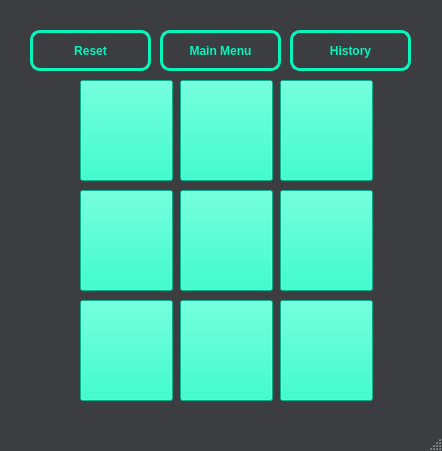
<?xml version="1.0" encoding="UTF-8"?>
<ui version="4.0">
 <class>Tic_Tac_Toe_rand</class>
 <widget class="QMainWindow" name="Tic_Tac_Toe_rand">
  <property name="geometry">
   <rect>
    <x>0</x>
    <y>0</y>
    <width>442</width>
    <height>451</height>
   </rect>
  </property>
  <property name="windowTitle">
   <string>MainWindow</string>
  </property>
  <property name="styleSheet">
   <string notr="true">QMainWindow
{
background-color:rgb(59,61,64 );
}</string>
  </property>
  <widget class="QWidget" name="centralwidget">
   <widget class="QPushButton" name="pushButton_mainmenu">
    <property name="geometry">
     <rect>
      <x>160</x>
      <y>30</y>
      <width>121</width>
      <height>41</height>
     </rect>
    </property>
    <property name="font">
     <font>
      <pointsize>9</pointsize>
      <bold>true</bold>
     </font>
    </property>
    <property name="styleSheet">
     <string notr="true">QPushButton
{
color: rgb(7, 245, 189);
border:3px solid  rgb(7, 245, 189);
border-radius:10px;
}
QPushButton::Hover
{
color: rgb(59, 61, 64);
background-color:  rgb(7, 245, 189);
}</string>
    </property>
    <property name="text">
     <string>Main Menu</string>
    </property>
   </widget>
   <widget class="QPushButton" name="pushButton">
    <property name="geometry">
     <rect>
      <x>80</x>
      <y>80</y>
      <width>93</width>
      <height>101</height>
     </rect>
    </property>
    <property name="font">
     <font>
      <family>Times New Roman</family>
      <pointsize>10</pointsize>
      <bold>true</bold>
     </font>
    </property>
    <property name="styleSheet">
     <string notr="true">QPushButton
{
background-color:rgb(7 ,245, 189);
}</string>
    </property>
    <property name="text">
     <string/>
    </property>
   </widget>
   <widget class="QPushButton" name="pushButton_4">
    <property name="geometry">
     <rect>
      <x>80</x>
      <y>190</y>
      <width>93</width>
      <height>101</height>
     </rect>
    </property>
    <property name="font">
     <font>
      <family>Times New Roman</family>
      <pointsize>10</pointsize>
      <bold>true</bold>
     </font>
    </property>
    <property name="styleSheet">
     <string notr="true">QPushButton
{
background-color:rgb(7 ,245, 189);
}</string>
    </property>
    <property name="text">
     <string/>
    </property>
   </widget>
   <widget class="QPushButton" name="pushButton_reset">
    <property name="geometry">
     <rect>
      <x>30</x>
      <y>30</y>
      <width>121</width>
      <height>41</height>
     </rect>
    </property>
    <property name="font">
     <font>
      <pointsize>9</pointsize>
      <bold>true</bold>
     </font>
    </property>
    <property name="styleSheet">
     <string notr="true">QPushButton
{
color: rgb(7, 245, 189);
border:3px solid  rgb(7, 245, 189);
border-radius:10px;
}
QPushButton::Hover
{
color: rgb(59, 61, 64);
background-color:  rgb(7, 245, 189);
}</string>
    </property>
    <property name="text">
     <string>Reset</string>
    </property>
   </widget>
   <widget class="QPushButton" name="pushButton_2">
    <property name="geometry">
     <rect>
      <x>180</x>
      <y>80</y>
      <width>93</width>
      <height>101</height>
     </rect>
    </property>
    <property name="font">
     <font>
      <family>Times New Roman</family>
      <pointsize>10</pointsize>
      <bold>true</bold>
     </font>
    </property>
    <property name="styleSheet">
     <string notr="true">QPushButton
{
background-color:rgb(7 ,245, 189);
}</string>
    </property>
    <property name="text">
     <string/>
    </property>
   </widget>
   <widget class="QPushButton" name="pushButton_6">
    <property name="geometry">
     <rect>
      <x>280</x>
      <y>190</y>
      <width>93</width>
      <height>101</height>
     </rect>
    </property>
    <property name="font">
     <font>
      <family>Times New Roman</family>
      <pointsize>10</pointsize>
      <bold>true</bold>
     </font>
    </property>
    <property name="styleSheet">
     <string notr="true">QPushButton
{
background-color:rgb(7 ,245, 189);
}</string>
    </property>
    <property name="text">
     <string/>
    </property>
   </widget>
   <widget class="QPushButton" name="pushButton_7">
    <property name="geometry">
     <rect>
      <x>80</x>
      <y>300</y>
      <width>93</width>
      <height>101</height>
     </rect>
    </property>
    <property name="font">
     <font>
      <family>Times New Roman</family>
      <pointsize>10</pointsize>
      <bold>true</bold>
     </font>
    </property>
    <property name="styleSheet">
     <string notr="true">QPushButton
{
background-color:rgb(7 ,245, 189);
}</string>
    </property>
    <property name="text">
     <string/>
    </property>
   </widget>
   <widget class="QPushButton" name="pushButton_8">
    <property name="geometry">
     <rect>
      <x>180</x>
      <y>300</y>
      <width>93</width>
      <height>101</height>
     </rect>
    </property>
    <property name="font">
     <font>
      <family>Times New Roman</family>
      <pointsize>10</pointsize>
      <bold>true</bold>
     </font>
    </property>
    <property name="styleSheet">
     <string notr="true">QPushButton
{
background-color:rgb(7 ,245, 189);
}</string>
    </property>
    <property name="text">
     <string/>
    </property>
   </widget>
   <widget class="QPushButton" name="pushButton_history">
    <property name="geometry">
     <rect>
      <x>290</x>
      <y>30</y>
      <width>121</width>
      <height>41</height>
     </rect>
    </property>
    <property name="font">
     <font>
      <bold>true</bold>
     </font>
    </property>
    <property name="styleSheet">
     <string notr="true">QPushButton
{
color: rgb(7, 245, 189);
border:3px solid  rgb(7, 245, 189);
border-radius:10px;
}
QPushButton::Hover
{
color: rgb(59, 61, 64);
background-color:  rgb(7, 245, 189);
}</string>
    </property>
    <property name="text">
     <string>History</string>
    </property>
   </widget>
   <widget class="QPushButton" name="pushButton_5">
    <property name="geometry">
     <rect>
      <x>180</x>
      <y>190</y>
      <width>93</width>
      <height>101</height>
     </rect>
    </property>
    <property name="font">
     <font>
      <family>Times New Roman</family>
      <pointsize>10</pointsize>
      <bold>true</bold>
     </font>
    </property>
    <property name="styleSheet">
     <string notr="true">QPushButton
{
background-color:rgb(7 ,245, 189);
}</string>
    </property>
    <property name="text">
     <string/>
    </property>
   </widget>
   <widget class="QPushButton" name="pushButton_3">
    <property name="geometry">
     <rect>
      <x>280</x>
      <y>80</y>
      <width>93</width>
      <height>101</height>
     </rect>
    </property>
    <property name="font">
     <font>
      <family>Times New Roman</family>
      <pointsize>10</pointsize>
      <bold>true</bold>
     </font>
    </property>
    <property name="styleSheet">
     <string notr="true">QPushButton
{
background-color:rgb(7 ,245, 189);
}</string>
    </property>
    <property name="text">
     <string/>
    </property>
   </widget>
   <widget class="QPushButton" name="pushButton_9">
    <property name="geometry">
     <rect>
      <x>280</x>
      <y>300</y>
      <width>93</width>
      <height>101</height>
     </rect>
    </property>
    <property name="font">
     <font>
      <family>Times New Roman</family>
      <pointsize>10</pointsize>
      <bold>true</bold>
     </font>
    </property>
    <property name="styleSheet">
     <string notr="true">QPushButton
{
background-color:rgb(7 ,245, 189);
}</string>
    </property>
    <property name="text">
     <string/>
    </property>
   </widget>
  </widget>
  <widget class="QMenuBar" name="menubar">
   <property name="geometry">
    <rect>
     <x>0</x>
     <y>0</y>
     <width>442</width>
     <height>25</height>
    </rect>
   </property>
  </widget>
  <widget class="QStatusBar" name="statusbar"/>
 </widget>
 <resources/>
 <connections/>
</ui>
